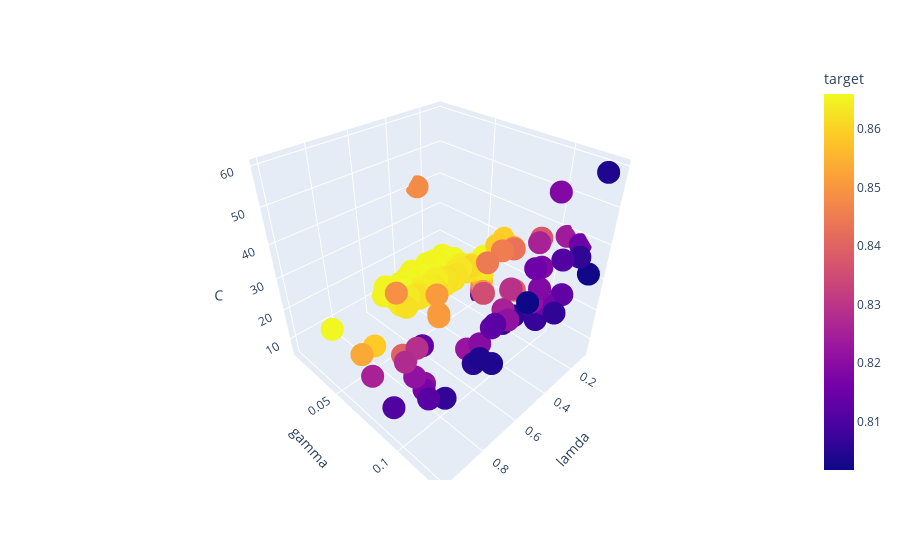

Source (notebook cell):
### Code cell
px.scatter_3d(df1, x = "lamda", y = "gamma", z = "C", color = "target", hover_data = ["epsilon"])

### Figure 1 — Plotly figure (JSON) as saved in the notebook; plotly's stock layout.template omitted (floating-point values rounded to 4 significant figures; data arrays with more than 128 entries replaced by an {"elided": "..."} marker saying what was removed)
{"data": [{"customdata": {"elided": "263x1 float values"}, "hovertemplate": "lamda=%{x}<br>gamma=%{y}<br>C=%{z}<br>epsilon=%{customdata[0]}<br>target=%{marker.color}<extra></extra>", "legendgroup": "", "marker": {"color": {"elided": "263 float values"}, "coloraxis": "coloraxis", "symbol": "circle"}, "mode": "markers", "name": "", "scene": "scene", "showlegend": false, "type": "scatter3d", "x": {"elided": "263 float values"}, "y": {"elided": "263 float values"}, "z": {"elided": "263 float values"}}], "layout": {"coloraxis": {"colorbar": {"title": {"text": "target"}}, "colorscale": [[0, "#0d0887"], [0.1111, "#46039f"], [0.2222, "#7201a8"], [0.3333, "#9c179e"], [0.4444, "#bd3786"], [0.5556, "#d8576b"], [0.6667, "#ed7953"], [0.7778, "#fb9f3a"], [0.8889, "#fdca26"], [1, "#f0f921"]]}, "legend": {"tracegroupgap": 0}, "margin": {"t": 60}, "scene": {"domain": {"x": [0, 1], "y": [0, 1]}, "xaxis": {"title": {"text": "lamda"}}, "yaxis": {"title": {"text": "gamma"}}, "zaxis": {"title": {"text": "C"}}}}}
